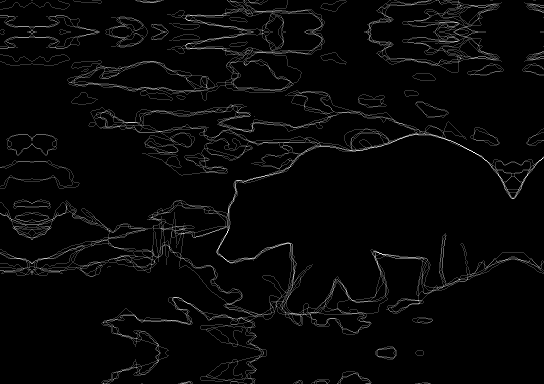
#> input picture cnn-edge/output_image/100098.png, 544 x 384 px, given in place of 100098.jpg, which was not available
$ jupyter execute singleImageBinarization.ipynb   (shell and % lines are left out)
#> lines starting #> are read from the running program, lines starting #| are printed output that depends on the picture; after the words box and inside, x2 and y2 are one past the last pixel; in counts of white or black regions, pixels touching at a corner belong together
[cell 1]
#opencvとnumpyのimport
import cv2
import numpy as np
import matplotlib.pyplot as plt

#画像の読み込み
img = cv2.imread("original_image/100098.jpg")
#> img is the input picture: shape (384, 544, 3); min 0, max 255, mean 7.1

#グレースケール変換
gray = cv2.cvtColor(img, cv2.COLOR_RGB2GRAY)

#閾値の設定
threshold_value = 150

#配列の作成（output用）
threshold_img = gray.copy()
# threshold_img.show

#実装(numpy)
threshold_img[gray < threshold_value] = 0
threshold_img[gray >= threshold_value] = 255
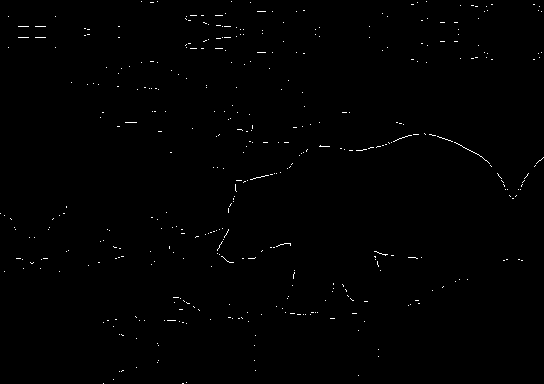
#> threshold_img: shape (384, 544); 0.49% white in thin lines or dots

plt.imshow(threshold_img, cmap = "gray")
threshold_img.shape
#> Out = (384, 544)


$ run again, with cnn-edge/output_image/145053.png copied over cnn-edge/output_image/100098.png
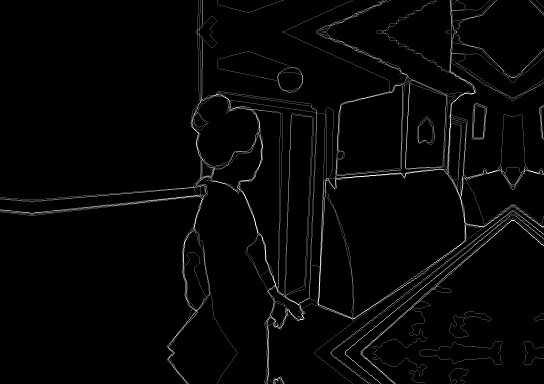
#> input picture cnn-edge/output_image/145053.png, 544 x 384 px, given in place of 100098.jpg, which was not available
#> img is the input picture: shape (384, 544, 3); min 0, max 255, mean 5.5
#> `threshold_img[gray >= threshold_value] = 255`:
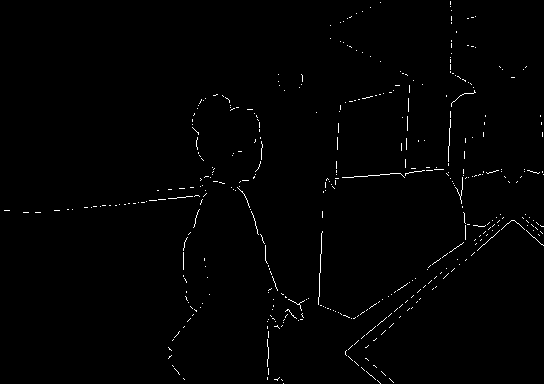
#> threshold_img: shape (384, 544); 0.87% white in thin lines or dots

$ run again, with cnn-edge/output_image/145086.png copied over cnn-edge/output_image/100098.png
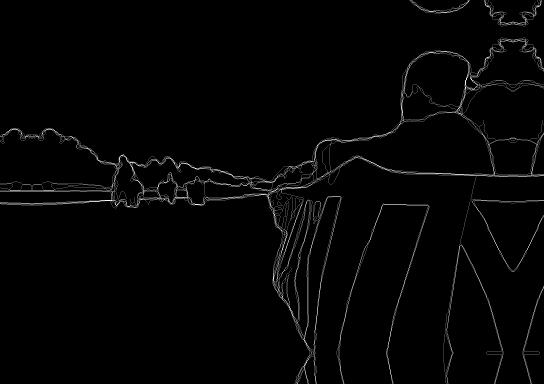
#> input picture cnn-edge/output_image/145086.png, 544 x 384 px, given in place of 100098.jpg, which was not available
#> img is the input picture: shape (384, 544, 3); min 0, max 255, mean 4.3
#> `threshold_img[gray >= threshold_value] = 255`:
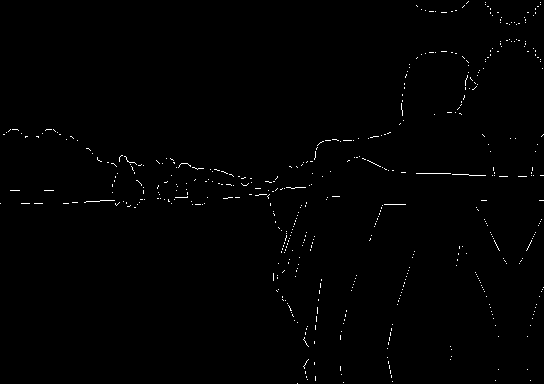
#> threshold_img: shape (384, 544); 0.64% white in thin lines or dots

$ run again, with cnn-edge/output_image/147062.png copied over cnn-edge/output_image/100098.png
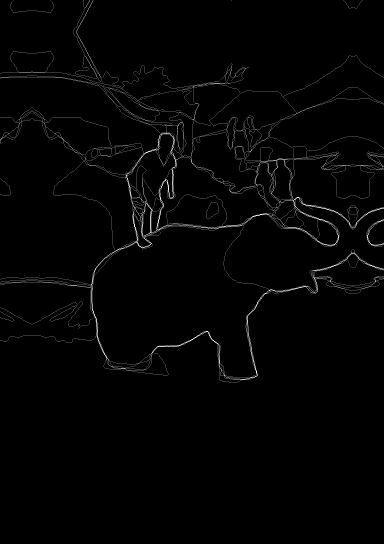
#> input picture cnn-edge/output_image/147062.png, 384 x 544 px, given in place of 100098.jpg, which was not available
#> img is the input picture: shape (544, 384, 3); min 0, max 255, mean 3.4
#> `threshold_img[gray >= threshold_value] = 255`:
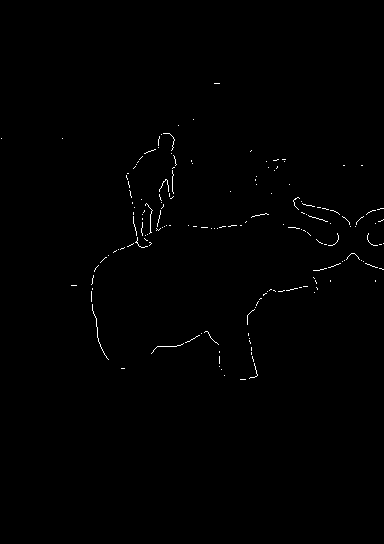
#> threshold_img: shape (544, 384); 0.47% white in thin lines or dots, all inside (x1, y1, x2, y2) = (1, 83, 384, 380)
